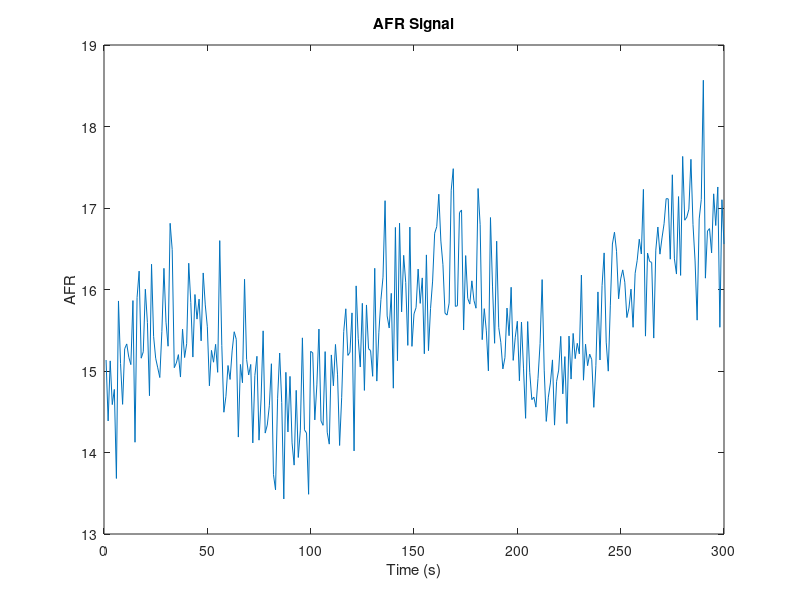
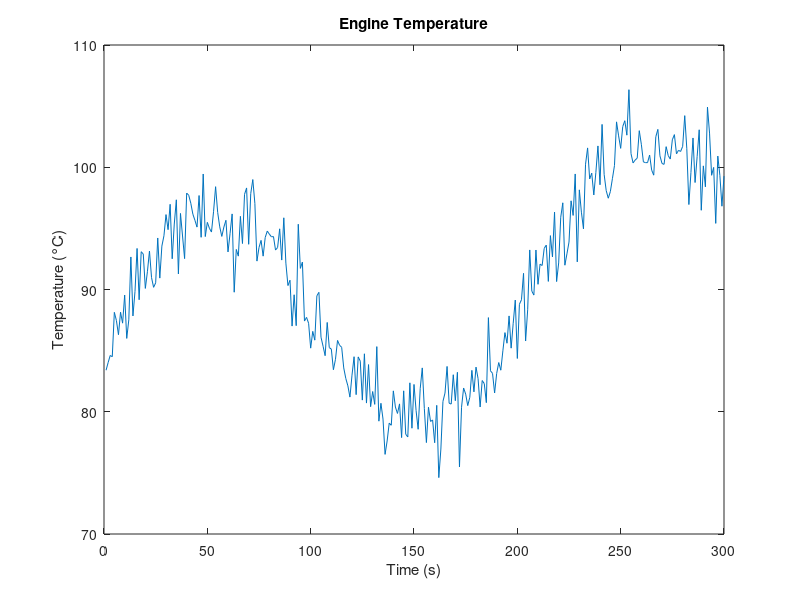
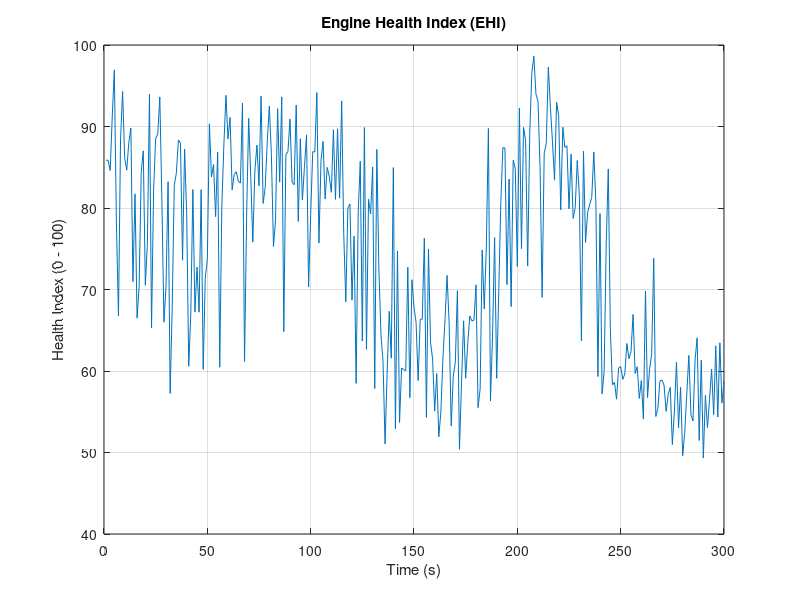
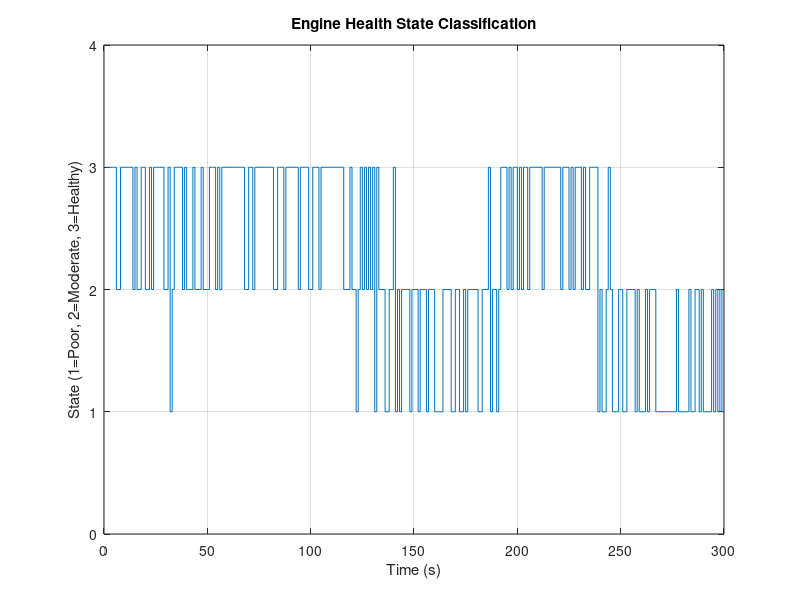

Recreate these plots in MATLAB, in order.
%% ================= ENGINE HEALTH INDEX SIMULATION =================
clear all; close all; clc;

%% ================= TIME SETUP =================
T = 1:1:300;   % simulation time (seconds)

%% ================= SYNTHETIC SENSOR DATA =================
% AFR signal (normal + disturbance + degradation)
AFR_stoich = 14.7;

AFR = AFR_stoich + 0.8*sin(0.05*T) + 0.5*randn(1,length(T));

% simulate gradual engine degradation
AFR = AFR + linspace(0, 1.5, length(T));

% Temperature signal (engine thermal behavior)
Temp_opt = 90;
Temp = 85 + 10*sin(0.03*T) + 2*randn(1,length(T));

% simulate overheating trend
Temp = Temp + linspace(0, 8, length(T));

%% ================= INITIALIZATION =================
S_AFR = zeros(1,length(T));
S_Stability = zeros(1,length(T));
S_Thermal = zeros(1,length(T));
S_Combustion = zeros(1,length(T));
EHI = zeros(1,length(T));

window = 10; % rolling window for stability

%% ================= MAIN COMPUTATION LOOP =================
for t = 1:length(T)
    
    % ----- AFR Score -----
    k1 = 0.8;
    S_AFR(t) = exp(-k1 * abs(AFR(t) - AFR_stoich));
    
    % ----- Stability Score -----
    if t > window
        sigma = std(AFR(t-window:t));
        mu = mean(AFR(t-window:t));
        S_Stability(t) = 1 - (sigma / (mu + 1e-6));
    else
        S_Stability(t) = 1;
    end
    
    % ----- Thermal Score -----
    k2 = 0.01;
    S_Thermal(t) = exp(-k2 * (Temp(t) - Temp_opt)^2);
    
    % ----- Combustion Quality Score -----
    % simulate rich/lean cycles
    if AFR(t) > 15.5 || AFR(t) < 13.5
        S_Combustion(t) = 0.6;
    else
        S_Combustion(t) = 1;
    end
    
    % ----- Trend Score -----
    if t > 1
        dE = abs(AFR(t) - AFR(t-1));
    else
        dE = 0;
    end
    
    k3 = 0.3;
    S_Trend = exp(-k3 * dE);
    
    % ----- Final Engine Health Index -----
    EHI(t) = 0.30*S_AFR(t) + ...
             0.25*S_Stability(t) + ...
             0.15*S_Thermal(t) + ...
             0.15*S_Combustion(t) + ...
             0.15*S_Trend;
end

%% ================= NORMALIZE TO 100 SCALE =================
EHI = EHI * 100;

%% ================= PLOTTING =================

figure;
plot(T, AFR);
title('AFR Signal');
xlabel('Time (s)');
ylabel('AFR');

figure;
plot(T, Temp);
title('Engine Temperature');
xlabel('Time (s)');
ylabel('Temperature (°C)');

figure;
plot(T, EHI);
title('Engine Health Index (EHI)');
xlabel('Time (s)');
ylabel('Health Index (0 - 100)');
grid on;

%% ================= HEALTH CLASSIFICATION =================
for i = 1:length(EHI)
    if EHI(i) > 80
        status(i) = 3; % Healthy
    elseif EHI(i) > 60
        status(i) = 2; % Moderate
    else
        status(i) = 1; % Poor
    end
end

figure;
stairs(T, status);
ylim([0 4]);
title('Engine Health State Classification');
xlabel('Time (s)');
ylabel('State (1=Poor, 2=Moderate, 3=Healthy)');
grid on;
